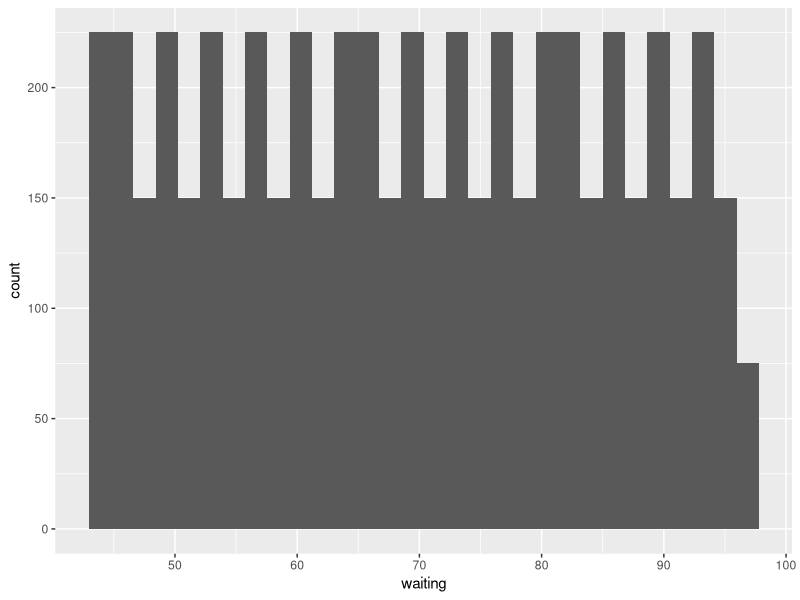
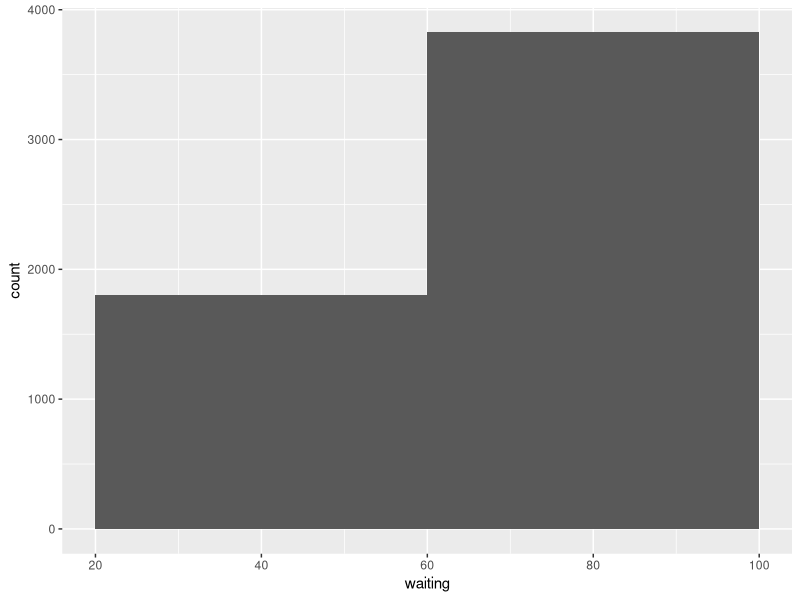
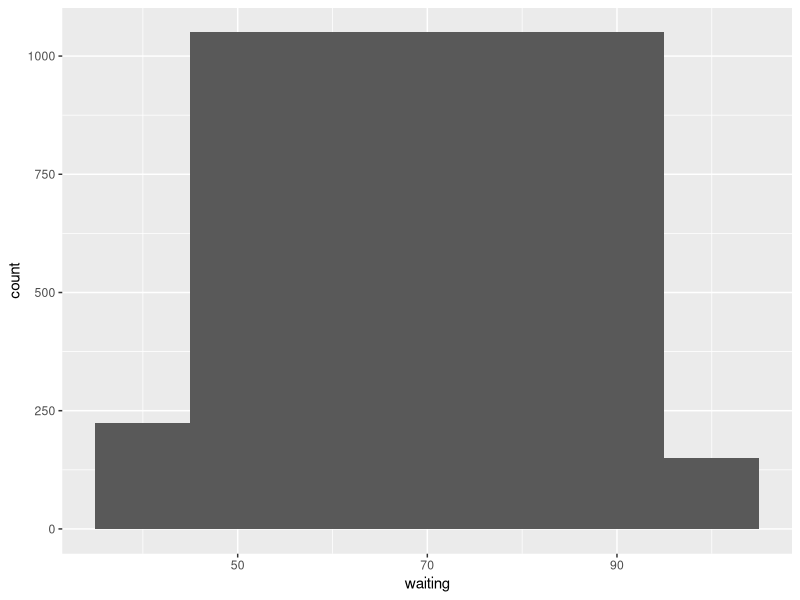
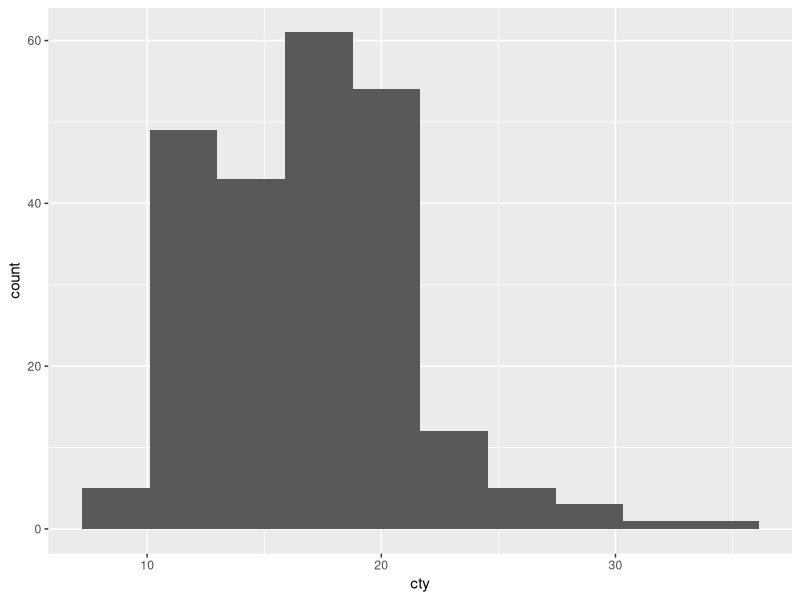

Recreate these plots in R, in order.
## ---- chunk 1
# This chunk is used to load in one of the main libraries we'll be using in this course. To run the chunk press the little green triangle in the upper right hand corner. 
library(tidyverse)
## ---- chunk 2
#This is an empty code chunk. The computer will not evaluate this green text with a leading # sign. It is called a comment. 

## ---- chunk 3
faithfuld

## ---- chunk 4
# we put the data faithfuld into the head() function
head(faithfuld)

## ---- chunk 5
# This is code for a histogram
ggplot(data = faithfuld)+
  geom_histogram(mapping = aes(x= waiting))

## ---- chunk 6
# This is code for a histogram
ggplot(data = faithfuld)+
  geom_histogram(mapping = aes(x= waiting), binwidth = 40)

## ---- chunk 7
a_number = 2
## ---- chunk 8
old_faithful_bins_10 = ggplot(data = faithfuld)+
    geom_histogram(mapping = aes(x= waiting), binwidth = 10)

## ---- chunk 9
old_faithful_bins_10
## ---- chunk 10
mpg

## ---- chunk 11
ggplot(data = mpg)+
  geom_histogram(aes(cty), bins = 10)
## ---- chunk 12
mpg_cty_bins_10 = ggplot(data = mpg)+
  geom_histogram(aes(cty), bins = 10)

